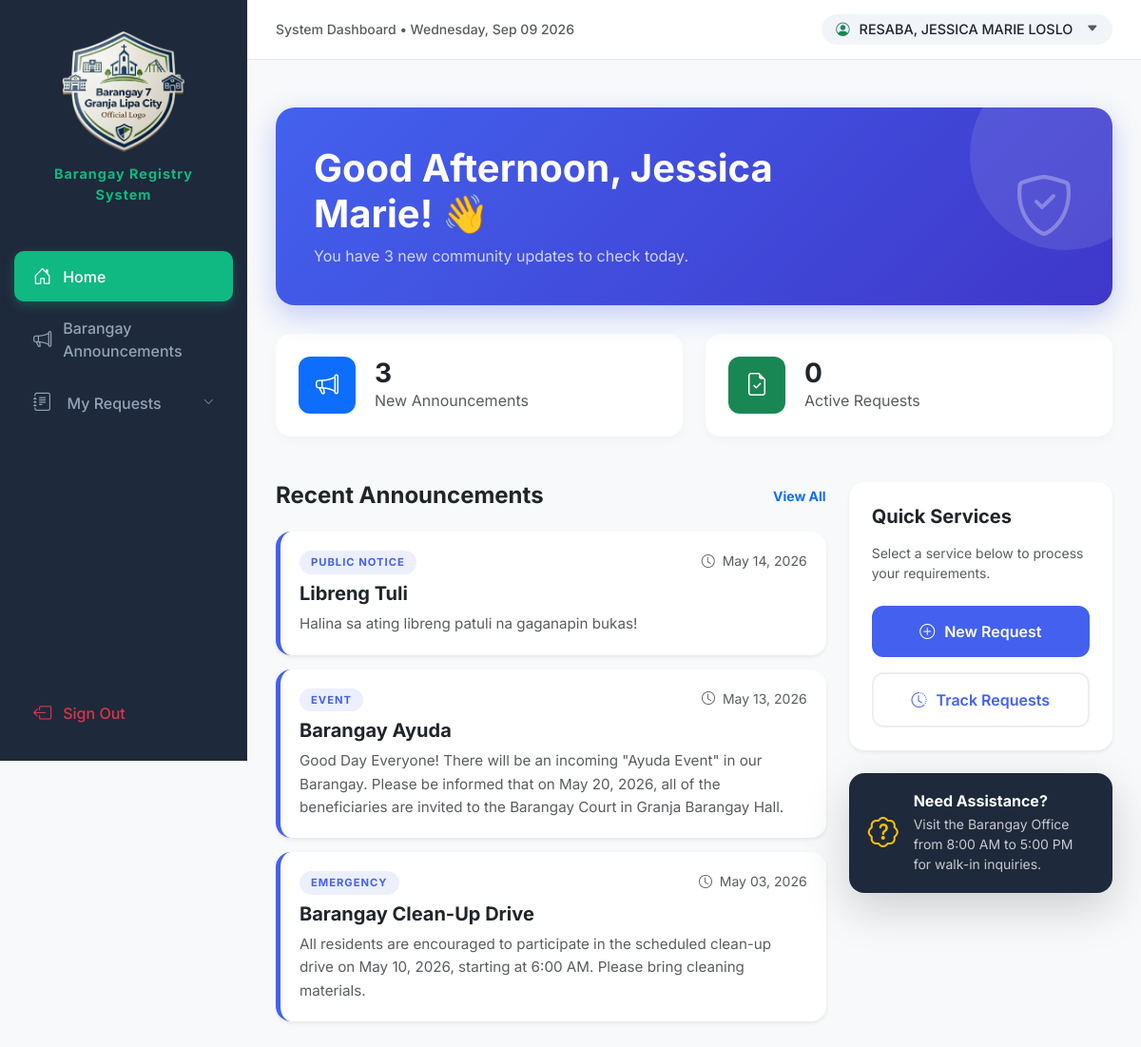
The app's page /resident/r_dashboard.php (signed in) with its own data.
### tables this page shows
CREATE TABLE `residents` (
  `resident_id` int(11) NOT NULL,
  `first_name` varchar(100) DEFAULT NULL,
  `middle_name` varchar(100) DEFAULT NULL,
  `last_name` varchar(100) DEFAULT NULL,
  `ownership` enum('Home Owner','Boarder','Renter') NOT NULL,
  `present_address` text DEFAULT NULL,
  `address_type` enum('Owner','Boarder') DEFAULT NULL,
  `provincial_address` text DEFAULT NULL,
  `gender` enum('Male','Female') DEFAULT NULL,
  `civil_status` enum('Single','Married','Widowed','Separated') DEFAULT NULL,
  `birthdate` date DEFAULT NULL,
  `birthplace` varchar(255) DEFAULT NULL,
  `height` varchar(10) DEFAULT NULL,
  `weight` varchar(10) DEFAULT NULL,
  `contact_number` varchar(20) DEFAULT NULL,
  `email_address` varchar(100) DEFAULT NULL,
  `religion` varchar(100) DEFAULT NULL,
  `occupation` varchar(100) DEFAULT NULL,
  `house_number` varchar(50) DEFAULT NULL,
  `household_id` int(11) DEFAULT NULL,
  `status` enum('Registered','Not Registered') NOT NULL DEFAULT 'Not Registered',
  `created_at` timestamp NOT NULL DEFAULT current_timestamp()
);

CREATE TABLE `announcements` (
  `announcement_id` int(11) NOT NULL,
  `title` varchar(255) NOT NULL,
  `content` text NOT NULL,
  `image` varchar(255) DEFAULT NULL,
  `category` enum('Health','Emergency','Event','Public Notice') NOT NULL,
  `date_posted` timestamp NOT NULL DEFAULT current_timestamp(),
  `posted_by` int(11) DEFAULT NULL,
  `likes` int(11) NOT NULL
);

### resident/r_dashboard.php (the view, shortened to what this page needs)
<?php
require_once '../config/db.php';
include '../includes/header.php';
$hour = date('H');
$greeting = ($hour < 12) ? "Good Morning" : (($hour < 17) ? "Good Afternoon" : "Good Evening");
$user_id = $_SESSION['user_id'];
$count_announcements = $conn->query("SELECT COUNT(*) FROM announcements")->fetch_row()[0] ?? 0;
$count_requests = $conn->query("SELECT COUNT(*) FROM establishment_requests WHERE resident_id = '$user_id'")->fetch_row()[0] ?? 0;
$res = $conn->query("SELECT resident_id FROM users WHERE user_id = $user_id")->fetch_assoc();
$resident_id = $res['resident_id'];
$resid = $conn->query("select * from residents where resident_id = '$resident_id'")->fetch_assoc();
?>
<div class="container res-dash-wrapper">
    <div class="welcome-banner">
        <div class="row align-items-center">
            <div class="col-md-8">
                <h1 class="fw-bold mb-2"><?= $greeting ?>, <?= $resid['first_name']; ?>! 👋</h1>
                <p class="opacity-75 mb-0">You have <?= $count_announcements ?> new community updates to check today.</p>
            </div>
            <div class="col-md-4 text-md-end d-none d-md-block">
                <i class="bi bi-shield-check" style="font-size: 4rem; opacity: 0.3;"></i>
            </div>
        </div>
    </div>
    <div class="row g-4 mb-5">
        <div class="col-md-6">
            <div class="stat-card">
                <div class="icon-box bg-primary text-white">
                    <i class="bi bi-megaphone"></i>
                </div>
                <div>
                    <h3 class="fw-bold mb-0"><?= number_format($count_announcements); ?></h3>
                    <p class="text-muted mb-0">New Announcements</p>
                </div>
            </div>
        </div>
        <div class="col-md-6">
            <div class="stat-card">
                <div class="icon-box bg-success text-white">
                    <i class="bi bi-file-earmark-check"></i>
                </div>
                <div>
                    <h3 class="fw-bold mb-0"><?= number_format($count_requests); ?></h3>
                    <p class="text-muted mb-0">Active Requests</p>
                </div>
            </div>
        </div>
    </div>
    <div class="row g-4">
        <div class="col-lg-8">
            <div class="d-flex align-items-center justify-content-between mb-4">
                <h4 class="fw-bold mb-0">Recent Announcements</h4>
                <a href="r_announcements.php" class="text-decoration-none small fw-bold">View All</a>
            </div>
            <?php
            $res = $conn->query("SELECT * FROM announcements ORDER BY date_posted DESC LIMIT 3");
            if ($res && $res->num_rows > 0):
                while($a = $res->fetch_assoc()): ?>
                    <div class="announcement-item shadow-sm">
                        <div class="d-flex justify-content-between align-items-start mb-2">
                            <span class="category-tag"><?= htmlspecialchars($a['category']) ?></span>
                            <span class="text-muted small"><i class="bi bi-clock me-1"></i> <?= date('M d, Y', strtotime($a['date_posted'])) ?></span>
                        </div>
                        <h5 class="fw-bold text-dark"><?= htmlspecialchars($a['title']) ?></h5>
                        <p class="text-muted mb-0" style="font-size: 0.95rem; line-height: 1.6;">
                            <?= nl2br(htmlspecialchars($a['content'])) ?>
                        </p>
                    </div>
                <?php endwhile;
            endif; ?>
        </div>
        <div class="col-lg-4">
            <div class="card border-0 shadow-sm rounded-4 mb-4">
                <div class="card-body p-4">
                    <h5 class="fw-bold mb-3">Quick Services</h5>
                    <p class="small text-muted mb-4">Select a service below to process your requirements.</p>
                    <div class="d-grid gap-3">
                        <a href="submit_request.php" class="action-btn btn-main">
                            <i class="bi bi-plus-circle"></i> New Request
                        </a>
                        <a href="my_requests.php" class="action-btn btn-sub">
                            <i class="bi bi-clock-history"></i> Track Requests
                        </a>
                    </div>
                </div>
            </div>
            <div class="help-card shadow-lg">
                <div class="d-flex align-items-center gap-3">
                    <div class="fs-2 text-warning">
                        <i class="bi bi-patch-question"></i>
                    </div>
                    <div>
                        <h6 class="mb-1 fw-bold">Need Assistance?</h6>
                        <p class="small mb-0 opacity-75">Visit the Barangay Office from 8:00 AM to 5:00 PM for walk-in inquiries.</p>
                    </div>
                </div>
            </div>
        </div>
    </div>
</div>
<?php include '../includes/footer.php'; ?>

### includes/header.php (shortened to what this page needs)
<?php
include("../config/db.php");
$page = basename($_SERVER['PHP_SELF']);
$role = $_SESSION['role'] ?? 'resident';
$resident_id = $_SESSION['resident_id'] ?? 0;
$res = null;
if ($resident_id > 0) {
    $res = $conn->query("SELECT * FROM residents WHERE resident_id = $resident_id")->fetch_assoc();
}
?>
<!DOCTYPE html>
<html lang="en">
<head>
    <link href="https://cdn.jsdelivr.net/npm/bootstrap@5.3.0/dist/css/bootstrap.min.css" rel="stylesheet">
    <link rel="stylesheet" href="https://cdn.jsdelivr.net/npm/bootstrap-icons@1.10.5/font/bootstrap-icons.css">
    <link rel="stylesheet" href="../assets/css/style.css">
</head>
<body>
<aside id="bms-sidebar">
    <div class="bms-sidebar-header">
        <img src="../assets/uploads/brgylogo2.png" alt="Barangay Logo" class="bms-sidebar-logo">
        <span style="font-size: .9rem;">Barangay Registry <br> System</span>
    </div>
    <nav class="mt-3">
        <?php
            $is_res_group = ($page == 'residents.php' || $page == 'report.php' || $page == 'registerresident.php');
            $is_req_group = ($page == 'establishments.php' || $page == 'requests.php');
            $is_my_req_group = ($page == 'submit_request.php' || $page == 'my_requests.php');
        ?>
        <?php if($role == 'admin'): ?>
            <a href="dashboard.php" class="bms-nav-link <?= $page=='dashboard.php'?'bms-active':'' ?>">
                <i class="bi bi-grid-1x2"></i> Dashboard
            </a>
            <details <?= $is_res_group ? 'open' : '' ?>>
                <summary class="bms-nav-link <?= $is_res_group ? 'bms-active' : '' ?>">
                    <span><i class="bi bi-people"></i> Residents</span>
                </summary>
                <div class="bms-submenu-box">
                    <a href="residents.php" class="bms-nav-link ps-4-5 <?= $page=='residents.php'?'text-success fw-bold':'' ?>">Residents List</a>
                    <a href="registerresident.php" class="bms-nav-link ps-4-5 <?= $page=='registerresident.php'?'text-success fw-bold':'' ?>">Register Resident</a>
                </div>
            </details>
            <a href="announcements.php" class="bms-nav-link <?= $page=='announcements.php'?'bms-active':'' ?>">
                <i class="bi bi-megaphone"></i> Announcements
            </a>
            <a href="calendar.php" class="bms-nav-link <?= $page=='calendar.php'?'bms-active':'' ?>">
                <i class="bi bi-calendar"></i> Calendar
            </a>
            <!-- <a href="analytics.php" class="bms-nav-link <?= $page=='analytics.php'?'bms-active':'' ?>">
                <i class="bi bi-lightbulb"></i> Analytics
            </a> -->
            <details <?= $is_req_group ? 'open' : '' ?>>
                <summary class="bms-nav-link <?= $is_req_group ? 'bms-active' : '' ?>">
                    <span><i class="bi bi-file-earmark-check"></i> Requests</span>
                </summary>
                <div class="bms-submenu-box">
                    <a href="establishments.php" class="bms-nav-link ps-4-5 <?= $page=='establishments.php'?'text-success fw-bold':'' ?>">Establishments</a>
                    <a href="requests.php" class="bms-nav-link ps-4-5 <?= $page=='requests.php'?'text-success fw-bold':'' ?>">Request List</a>
                </div>
            </details>
        <?php else: ?>
            <a href="r_dashboard.php" class="bms-nav-link <?= $page=='r_dashboard.php'?'bms-active':'' ?>">
                <i class="bi bi-house-door"></i> Home
            </a>
            <a href="r_announcements.php" class="bms-nav-link <?= $page=='r_announcements.php'?'bms-active':'' ?>">
                <i class="bi bi-megaphone"></i> Barangay Announcements
            </a>
            <details <?= $is_my_req_group ? 'open' : '' ?>>
                <summary class="bms-nav-link <?= $is_my_req_group ? 'bms-active' : '' ?>">
                    <span><i class="bi bi-journal-text"></i> My Requests</span>
                </summary>
            </details>
        <?php endif; ?>
        <a href="#" class="bms-nav-link bms-logout-btn text-danger" data-bs-toggle="modal" data-bs-target="#bmsLogoutModal">
            <i class="bi bi-box-arrow-left"></i> Sign Out
        </a>
    </nav>
</aside>
<main class="bms-main-wrapper">
    <header class="bms-top-nav">
        <div class="d-none d-md-block text-muted small fw-medium">
            System Dashboard &bull; <?= date('l, M d Y') ?>
        </div>
        <div class="bms-user-pill" data-bs-toggle="modal" data-bs-target="#profileModal">
            <i class="bi bi-person-circle text-success"></i>
            <span><?= ($role == 'resident')
    ? strtoupper($res['last_name'] . ', ' . $res['first_name'] . ' ' . $res['middle_name'])
    : 'Admin' ?></span>
            <i class="bi bi-caret-down-fill small ms-1 text-muted"></i>
        </div>
    </header>
    <div class="bms-page-content">
</body>
</html>

### assets/css/style.css (style rules this page uses)
:root { --bms-sidebar-width: 260px; --bms-primary: #10b981; --bms-dark: #1e293b; --bms-hover: #334155; --bms-bg: #f8fafc; --bms-text-muted: #94a3b8; }
body { font-family: 'Inter', sans-serif; background-color: var(--bms-bg); }
#bms-sidebar { height: 100vh; background-color: var(--bms-dark); color: #f1f5f9; position: fixed; width: var(--bms-sidebar-width); z-index: 1000; transition: all 0.3s; }
.bms-sidebar-header { padding: 25px 20px; font-size: 1.2rem; font-weight: 700; color: var(--bms-primary); display: flex; align-items: center; gap: 10px; }
.bms-nav-link { color: var(--bms-text-muted); text-decoration: none !important; padding: 12px 20px; display: flex; align-items: center; border-radius: 10px; margin: 4px 15px; font-weight: 500; transition: 0.2s; }
.bms-nav-link i { font-size: 1.2rem; margin-right: 12px; }
.bms-nav-link.bms-active { background-color: var(--bms-primary); color: white; box-shadow: 0 4px 12px rgba(16, 185, 129, 0.3); }
.bms-logout-btn { position: absolute; bottom: 20px; width: calc(100% - 30px); }
.bms-main-wrapper { margin-left: var(--bms-sidebar-width); transition: all 0.3s; }
.bms-top-nav { background: white; padding: 15px 30px; border-bottom: 1px solid #e2e8f0; display: flex; justify-content: space-between; align-items: center; position: sticky; top: 0; z-index: 999; }
.bms-user-pill { display: flex; align-items: center; gap: 10px; padding: 6px 16px; border-radius: 50px; background: #f1f5f9; font-weight: 500; font-size: 0.9rem; }
.bms-page-content { padding: 30px; }
.res-dash-wrapper { animation: fadeIn 0.5s ease-in-out; }
body { background-color: #f8f9fa; }

### includes/header.php (style rules this page uses)
.bms-sidebar-header { display: flex; flex-direction: column; align-items: center; justify-content: center; padding: 2rem 1rem; text-align: center; border-bottom: 1px solid rgba(0,0,0,0.05); }
.bms-sidebar-logo { width: 130px; height: 130px; object-fit: contain; }
.bms-sidebar-header span { font-weight: 700; letter-spacing: 1px; font-size: 1.1rem; }
details summary { list-style: none; cursor: pointer; outline: none; }
summary.bms-nav-link { display: flex; align-items: center; justify-content: space-between; }
summary.bms-nav-link::after { content: "\F282"; font-family: "bootstrap-icons"; font-size: 0.7rem; transition: transform 0.2s; }
.bms-user-pill { cursor: pointer; padding: 5px 15px; border-radius: 50px; transition: 0.2s; }

### resident/r_dashboard.php (style rules this page uses)
:root { --res-primary: #4361ee; --res-secondary: #3f37c9; --res-bg: #f8f9fa; --glass: rgba(255, 255, 255, 0.9); }
body { background-color: var(--res-bg); font-family: 'Inter', sans-serif; }
.res-dash-wrapper { padding: 20px 0; }
.welcome-banner { background: linear-gradient(135deg, var(--res-primary), var(--res-secondary)); border-radius: 20px; padding: 40px; color: white; margin-bottom: 30px; box-shadow: 0 10px 30px rgba(67, 97, 238, 0.3); position: relative; overflow: hidden; }
.welcome-banner::after { content: ''; position: absolute; top: -50px; right: -50px; width: 200px; height: 200px; background: rgba(255, 255, 255, 0.1); border-radius: 50%; }
.stat-card { background: white; border: none; border-radius: 16px; padding: 24px; transition: transform 0.3s ease, box-shadow 0.3s ease; box-shadow: 0 4px 12px rgba(0,0,0,0.03); display: flex; align-items: center; gap: 20px; }
.icon-box { width: 60px; height: 60px; border-radius: 12px; display: flex; align-items: center; justify-content: center; font-size: 1.5rem; }
.announcement-item { background: white; border-radius: 16px; border-left: 5px solid var(--res-primary); padding: 20px; margin-bottom: 15px; transition: 0.2s; }
.category-tag { font-size: 0.7rem; text-transform: uppercase; letter-spacing: 1px; font-weight: 700; color: var(--res-primary); background: rgba(67, 97, 238, 0.1); padding: 4px 12px; border-radius: 50px; }
.action-btn { border-radius: 12px; padding: 15px; font-weight: 600; display: flex; align-items: center; justify-content: center; gap: 10px; transition: 0.3s; text-decoration: none; }
.btn-main { background: var(--res-primary); color: white; border: none; }
.btn-sub { background: white; color: var(--res-primary); border: 2px solid #eee; }
.help-card { background: #1e293b; color: white; border-radius: 16px; padding: 20px; }

### records on screen
residents: last_name+first_name+middle_name "RESABA, JESSICA MARIE LOSLO", first_name "Jessica Marie"
announcements: category "PUBLIC NOTICE", date_posted "May 14, 2026", title "Libreng Tuli", content "Halina sa ating libreng patuli na gaganapin bukas!"
announcements: category "EVENT", date_posted "May 13, 2026", title "Barangay Ayuda", content "Good Day Everyone! There will be an incoming \"Ayuda Event\" in our Barangay. Please be informed that on May 20, 2026, all of the beneficiaries are invited to the Barangay Court in Granja Barangay Hall."
announcements: category "EMERGENCY", date_posted "May 03, 2026", title "Barangay Clean-Up Drive", content "All residents are encouraged to participate in the scheduled clean-up drive on May 10, 2026, starting at 6:00 AM. Please bring cleaning materials."

### other values on screen
$count_announcements "3"
$count_requests "0"
